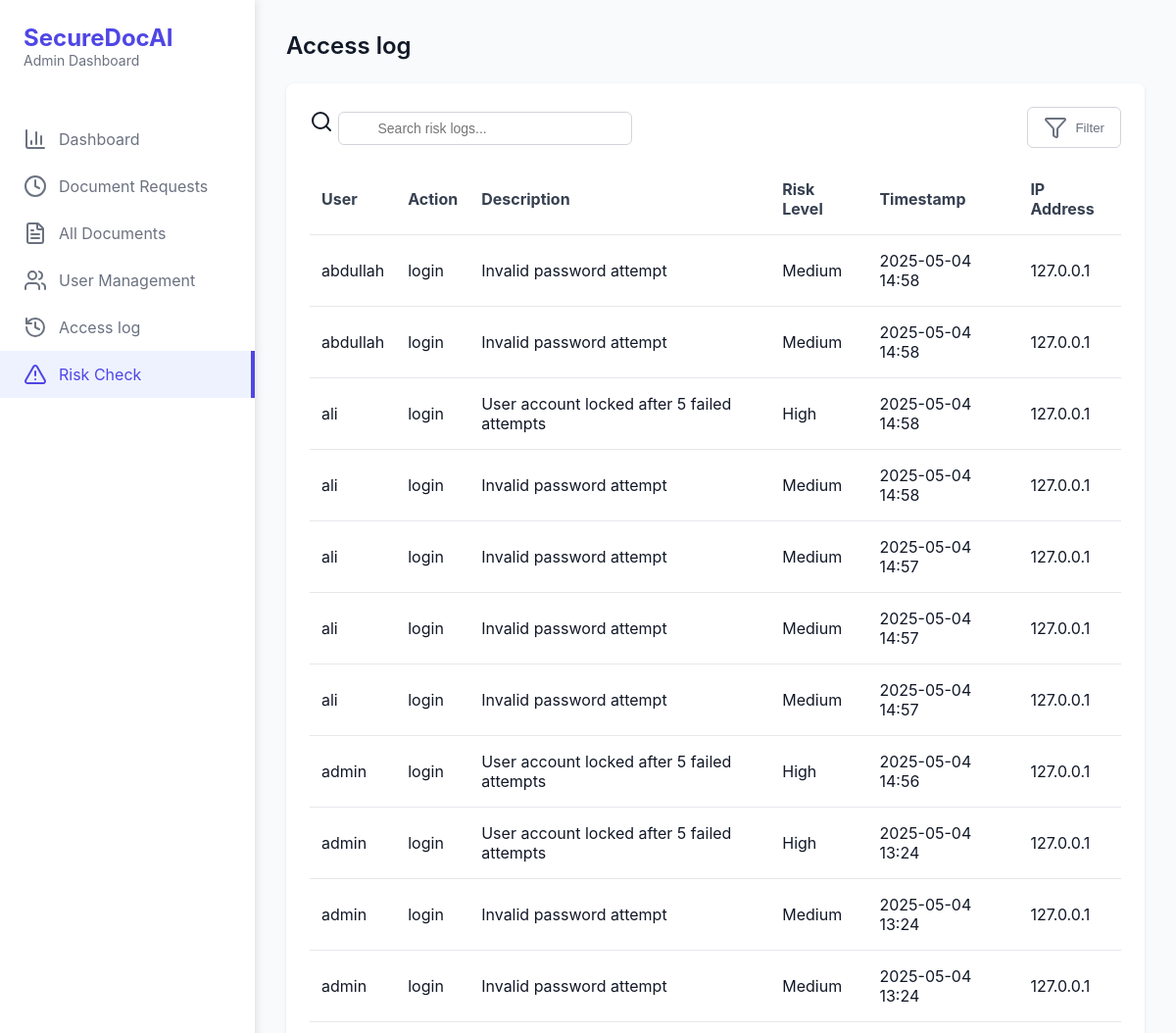
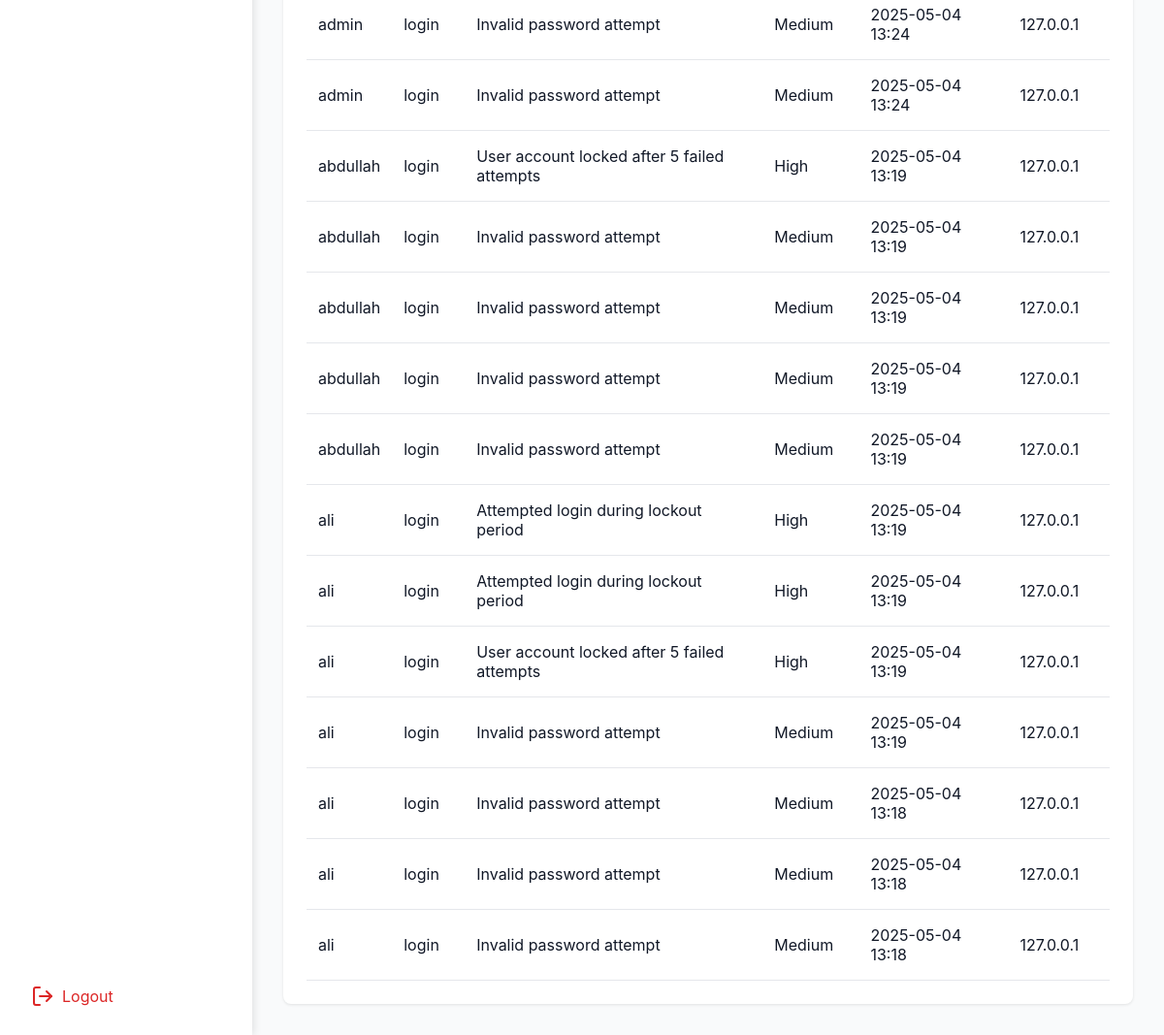
The page /Dashboard/Admin/Risk-Check/ on the database its author committed (2 pictures, top to bottom).
### SecureDocAI/models.py (models this page shows, shortened)
class RiskLog(models.Model):
    RISK_LEVELS = [
        ('low', 'Low'),
        ('medium', 'Medium'),
        ('high', 'High'),
    ]
    user = models.ForeignKey('User', on_delete=models.CASCADE)
    action = models.CharField(max_length=100)  # e.g., 'login', 'upload', 'view_document'
    description = models.TextField()
    risk_level = models.CharField(max_length=10, choices=RISK_LEVELS, default='low')
    ip_address = models.GenericIPAddressField(null=True, blank=True)
    timestamp = models.DateTimeField(default=timezone.now)

class User(models.Model):
    ROLE_CHOICES = [
        ('admin', 'Admin'),
        ('uploader', 'Uploader'),
        ('reviewer', 'Reviewer'),
    ]
    id = models.UUIDField(primary_key=True, default=uuid.uuid4, editable=False)
    username = models.CharField(max_length=150, unique=True)
    email = models.EmailField(unique=True)
    password = models.CharField(max_length=128)  # store hashed password
    otp_code = models.CharField(max_length=6, null=True, blank=True)
    otp_created_at = models.DateTimeField(null=True, blank=True)
    is_verified = models.BooleanField(default=False)
    rsa_public_key = models.TextField()
    rsa_private_key_encrypted = models.TextField()  # encrypted with AES or password
    role = models.CharField(max_length=10, choices=ROLE_CHOICES)
    date_joined = models.DateTimeField(default=timezone.now)
    failed_login_attempts = models.IntegerField(default=0)
    lockout_until = models.DateTimeField(null=True, blank=True)

### SecureDocAI/views.py (the view)
# urls.py: path('Dashboard/Admin/Risk-Check/', risk_log_view, name="admin_risk"),
def risk_log_view(request):
    risk_logs = RiskLog.objects.select_related('user').order_by('-timestamp')
    return render(request, 'SecureDocAI/admin/risk.html', {'risk_logs': risk_logs})

### SecureDocAI/templates/SecureDocAI/admin/risk.html (shortened to what this page needs)
{% extends "SecureDocAI/admin/layout.html" %}
{% load static %}
{% block content %}
<div class="sidebar">
    <div class="sidebar-header">
        <h1>SecureDocAI</h1>
        <p>Admin Dashboard</p>
    </div>
    <nav class="sidebar-nav">
        <a href="{% url 'admin_dashboard' %}" class="nav-item " data-tab="dashboard">
            <i data-lucide="bar-chart-3"></i>
            Dashboard
        </a>
        <a href="{% url 'admin_Requests' %}" class="nav-item "  data-tab="requests">
            <i data-lucide="clock"></i>
            Document Requests
        </a>
        <a href="{% url 'admin_Doc' %}" class="nav-item" data-tab="documents">
            <i data-lucide="file-text"></i>
            All Documents
        </a>
        <a href="{%  url 'admin_users' %}" class="nav-item" data-tab="users">
            <i data-lucide="users"></i>
            User Management
        </a>
        <a href="{% url 'admin_accesslog' %}" class="nav-item " data-tab="settings">
            <i data-lucide="history"></i>
            Access log
        </a>
        <a href="{% url 'admin_risk' %}" class="nav-item active" data-tab="settings">
            <i data-lucide="alert-triangle	"></i>
            Risk Check
        </a>
    </nav>
    <a href="{% url 'logout' %}" class="logout-btn">
        <i data-lucide="log-out"></i>
        Logout
    </a>
</div>
<main class="main-content">
    <section>
        <h2>Access log</h2>
        <div class="card">
            <div class="table-header">
                <div class="search-box">
                    <i data-lucide="search"></i>
                    <input type="text" id="searchInput" placeholder="Search risk logs..." />
                </div>
                <button class="filter-btn">
                    <i data-lucide="filter"></i> Filter
                </button>
            </div>
            <table>
                <thead>
                    <tr>
                        <th>User</th>
                        <th>Action</th>
                        <th>Description</th>
                        <th>Risk Level</th>
                        <th>Timestamp</th>
                        <th>IP Address</th>
                    </tr>
                </thead>
                <tbody  id="riskLogTable">
                    {% for log in risk_logs %}
                    <tr>
                        <td>{{ log.user.username }}</td>
                        <td>{{ log.action }}</td>
                        <td>{{ log.description }}</td>
                        <td>
                            <span class="risk risk-{{ log.risk_level|lower }}">
                                {{ log.risk_level|title }}
                            </span>
                        </td>
                        <td>{{ log.timestamp|date:"Y-m-d H:i" }}</td>
                        <td>{{ log.ip_address|default:"N/A" }}</td>
                    </tr>
                    {% empty %}
                    <tr>
                        <td colspan="6" class="table-no-logs">No risk logs found.</td>
                    </tr>
                    {% endfor %}
                </tbody>
            </table>
        </div>
    </section>
</main>
{% endblock %}

### SecureDocAI/static/styles/admin.css (style rules this page uses)
* { margin: 0; padding: 0; box-sizing: border-box; }
body { font-family: -apple-system, BlinkMacSystemFont, "Segoe UI", Roboto, "Helvetica Neue", Arial, sans-serif; background-color: #f9fafb; color: #111827; }
.sidebar { width: 260px; background-color: white; box-shadow: 2px 0 8px rgba(0, 0, 0, 0.1); display: flex; flex-direction: column; }
.sidebar-header { padding: 1.5rem; }
.sidebar-header h1 { color: #4f46e5; font-size: 1.5rem; font-weight: bold; }
.sidebar-header p { color: #6b7280; font-size: 0.875rem; }
.sidebar-nav { flex: 1; padding-top: 1.5rem; }
.nav-item { width: 100%; padding: 0.75rem 1.5rem; display: flex; align-items: center; gap: 0.75rem; color: #6b7280; background: none; border: none; cursor: pointer; text-align: left; font-size: 1rem; }
.nav-item.active { color: #4f46e5; background-color: #eef2ff; border-right: 4px solid #4f46e5; }
.logout-btn { margin: 1rem; padding: 0.75rem 1rem; display: flex; align-items: center; gap: 0.5rem; color: #dc2626; background: none; border: none; border-radius: 0.5rem; cursor: pointer; font-size: 1rem; }
.main-content { flex: 1; padding: 2rem; }
h2 { font-size: 1.5rem; font-weight: 600; margin-bottom: 1.5rem; }
.card { background-color: white; border-radius: 0.5rem; box-shadow: 0 1px 3px rgba(0, 0, 0, 0.1); padding: 1.5rem; }
.table-header { display: flex; justify-content: space-between; align-items: center; margin-bottom: 1rem; }
.search-box { position: relative; }
.search-box input { padding: 0.5rem 0.75rem 0.5rem 2.5rem; border: 1px solid #d1d5db; border-radius: 0.375rem; font-size: 0.875rem; width: 300px; }
.filter-btn { display: flex; align-items: center; gap: 0.5rem; padding: 0.5rem 1rem; background: none; border: 1px solid #d1d5db; border-radius: 0.375rem; color: #6b7280; cursor: pointer; }
table { width: 100%; border-collapse: collapse; }
th { text-align: left; padding: 1rem 0.75rem; color: #374151; border-bottom: 1px solid #e5e7eb; }
td { padding: 1rem 0.75rem; border-bottom: 1px solid #e5e7eb; }

### SecureDocAI/templates/SecureDocAI/admin/risk.html (style rules this page uses)
a { text-decoration: none; }

### rows shown on the page
RiskLog: user.username "abdullah", action "login", description "Invalid password attempt", risk_level "Medium", timestamp "2025-05-04 14:58", ip_address "127.0.0.1"
RiskLog: user.username "abdullah", action "login", description "Invalid password attempt", risk_level "Medium", timestamp "2025-05-04 14:58", ip_address "127.0.0.1"
RiskLog: user.username "ali", action "login", description "User account locked after 5 failed attempts", risk_level "High", timestamp "2025-05-04 14:58", ip_address "127.0.0.1"
RiskLog: user.username "ali", action "login", description "Invalid password attempt", risk_level "Medium", timestamp "2025-05-04 14:58", ip_address "127.0.0.1"
RiskLog: user.username "ali", action "login", description "Invalid password attempt", risk_level "Medium", timestamp "2025-05-04 14:57", ip_address "127.0.0.1"
RiskLog: user.username "ali", action "login", description "Invalid password attempt", risk_level "Medium", timestamp "2025-05-04 14:57", ip_address "127.0.0.1"
RiskLog: user.username "ali", action "login", description "Invalid password attempt", risk_level "Medium", timestamp "2025-05-04 14:57", ip_address "127.0.0.1"
RiskLog: user.username "admin", action "login", description "User account locked after 5 failed attempts", risk_level "High", timestamp "2025-05-04 14:56", ip_address "127.0.0.1"
RiskLog: user.username "admin", action "login", description "User account locked after 5 failed attempts", risk_level "High", timestamp "2025-05-04 13:24", ip_address "127.0.0.1"
RiskLog: user.username "admin", action "login", description "Invalid password attempt", risk_level "Medium", timestamp "2025-05-04 13:24", ip_address "127.0.0.1"
RiskLog: user.username "admin", action "login", description "Invalid password attempt", risk_level "Medium", timestamp "2025-05-04 13:24", ip_address "127.0.0.1"
RiskLog: user.username "admin", action "login", description "Invalid password attempt", risk_level "Medium", timestamp "2025-05-04 13:24", ip_address "127.0.0.1"
RiskLog: user.username "admin", action "login", description "Invalid password attempt", risk_level "Medium", timestamp "2025-05-04 13:24", ip_address "127.0.0.1"
RiskLog: user.username "abdullah", action "login", description "User account locked after 5 failed attempts", risk_level "High", timestamp "2025-05-04 13:19", ip_address "127.0.0.1"
RiskLog: user.username "abdullah", action "login", description "Invalid password attempt", risk_level "Medium", timestamp "2025-05-04 13:19", ip_address "127.0.0.1"
RiskLog: user.username "abdullah", action "login", description "Invalid password attempt", risk_level "Medium", timestamp "2025-05-04 13:19", ip_address "127.0.0.1"
RiskLog: user.username "abdullah", action "login", description "Invalid password attempt", risk_level "Medium", timestamp "2025-05-04 13:19", ip_address "127.0.0.1"
RiskLog: user.username "abdullah", action "login", description "Invalid password attempt", risk_level "Medium", timestamp "2025-05-04 13:19", ip_address "127.0.0.1"
RiskLog: user.username "ali", action "login", description "Attempted login during lockout period", risk_level "High", timestamp "2025-05-04 13:19", ip_address "127.0.0.1"
RiskLog: user.username "ali", action "login", description "Attempted login during lockout period", risk_level "High", timestamp "2025-05-04 13:19", ip_address "127.0.0.1"
RiskLog: user.username "ali", action "login", description "User account locked after 5 failed attempts", risk_level "High", timestamp "2025-05-04 13:19", ip_address "127.0.0.1"
RiskLog: user.username "ali", action "login", description "Invalid password attempt", risk_level "Medium", timestamp "2025-05-04 13:19", ip_address "127.0.0.1"
RiskLog: user.username "ali", action "login", description "Invalid password attempt", risk_level "Medium", timestamp "2025-05-04 13:18", ip_address "127.0.0.1"
RiskLog: user.username "ali", action "login", description "Invalid password attempt", risk_level "Medium", timestamp "2025-05-04 13:18", ip_address "127.0.0.1"
RiskLog: user.username "ali", action "login", description "Invalid password attempt", risk_level "Medium", timestamp "2025-05-04 13:18", ip_address "127.0.0.1"
